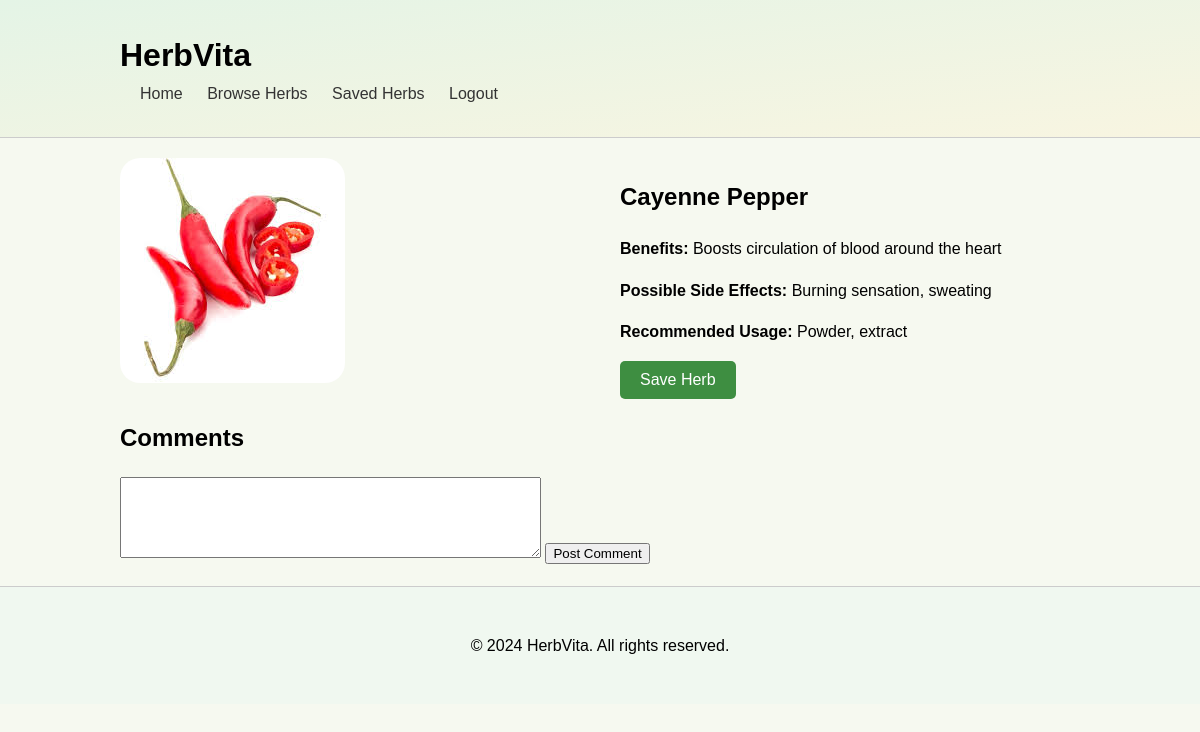
/herbDetails.php?id=41 (signed in), run on an earlier commit of the app's database.
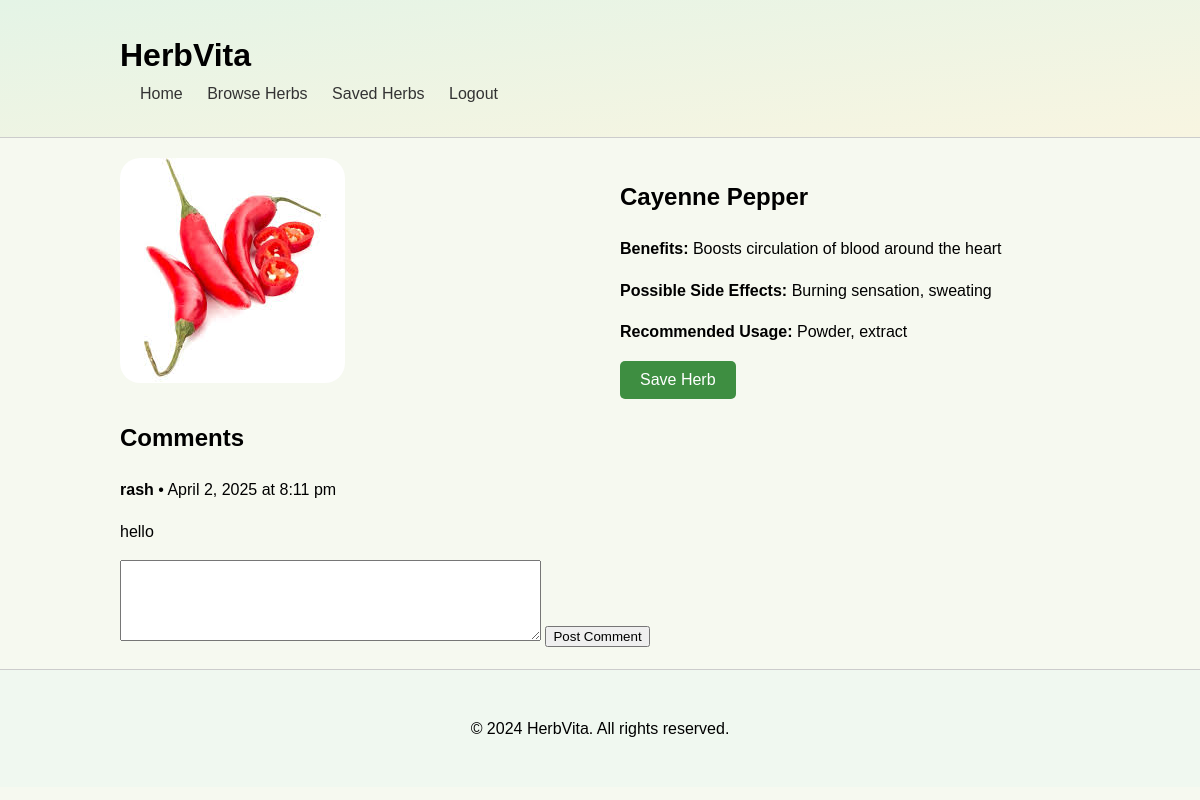
And on a later commit of the database.
### tables this page shows
CREATE TABLE `comments` (
  `commentID` int(11) NOT NULL,
  `herbID` int(11) NOT NULL,
  `userID` varchar(11) NOT NULL,
  `commentText` text NOT NULL,
  `timeAdded` timestamp NOT NULL DEFAULT current_timestamp() ON UPDATE current_timestamp()
);

CREATE TABLE `user` (
  `userID` varchar(11) NOT NULL,
  `Name` varchar(20) NOT NULL,
  `Email` varchar(50) NOT NULL,
  `passwordHash` varchar(255) NOT NULL,
  `healthInterest` int(11) NOT NULL,
  `CommentID` int(11) NOT NULL
);

### herbDetails.php (the view, shortened to what this page needs)
<?php
include 'db_connect.php';
if (isset($_GET['id']) && is_numeric($_GET['id'])) {
    $herbId = $_GET['id'];
    $sql = "SELECT herbID, herbName, sideEffect, recommendedUsage, Benefit, imagePath
            FROM herb
            WHERE herbID = ?";
    $stmt = $conn->prepare($sql);
    $stmt->bind_param("i", $herbId);
    $stmt->execute();
    $result = $stmt->get_result();
    if ($result->num_rows == 1) {
        $herb = $result->fetch_assoc();
    } else {
        header("Location: browseHerb.php");
        exit();
    }
} else {
    header("Location: browseHerb.php");
    exit();
}
?>
<!DOCTYPE html>
<html lang="en">
<head>
    <link rel="stylesheet" href="style.css">
</head>
<body>
    <header>
        <div class="container">
            <h1>HerbVita</h1>
            <nav>
                <ul>
                    <li><a href="index.php">Home</a></li>
                    <li><a href="browseHerb.php">Browse Herbs</a></li>
                    <?php if(isset($_SESSION['loggedin']) && $_SESSION['loggedin'] === true): ?>
                        <li><a href="profile.php">Saved Herbs</a></li>
                        <li><a href="logout.php">Logout</a></li>
                    <?php else: ?>
                        <li><a href="login.php">Login/Register</a></li>
                    <?php endif; ?>
                </ul>
            </nav>
        </div>
    </header>
    <main class="container">
        <section class="herb-details">
            <?php if ($herb): ?>
                <div class="herbPageContainer">
                    <div class="herb-image">
                        <img src="<?php echo htmlspecialchars($herb['imagePath']); ?>" alt="<?php echo htmlspecialchars($herb['herbName']); ?>">
                    </div>
                    <div class="herb-info">
                        <h2><?php echo htmlspecialchars($herb['herbName']); ?></h2>
                        <p><strong>Benefits:</strong> <?php echo nl2br(htmlspecialchars($herb['Benefit'])); ?></p>
                        <p><strong>Possible Side Effects:</strong> <?php echo nl2br(htmlspecialchars($herb['sideEffect'])); ?></p>
                        <p><strong>Recommended Usage:</strong> <?php echo nl2br(htmlspecialchars($herb['recommendedUsage'])); ?></p>
                         <?php if (isset($_SESSION['loggedin']) && $_SESSION['loggedin'] === true): ?>
                            <form method="post">
                                <button type="submit" name="save_herb" class="saveherb">Save Herb</button>
                            </form>
                        <?php else: ?>
                            <p>You must be logged in to save herbs to your list. <a href="login.php">Login</a> or <a href="signup.php">Sign up</a>.</p>
                        <?php endif; ?>
                    </div>
                </div>
            <?php else: ?>
                <p>Herb not found.</p>
            <?php endif; ?>
        </section>
    <section class="herb-details-comments">
        <h2>Comments</h2>
        <?php
        $sql_comments = "SELECT c.`commentText`, u.`Name`, c.`timeAdded`
                        FROM `comments` c
                        JOIN `user` u ON c.`userID` = u.`userID`
                        WHERE c.`herbID` = ?";
        $stmt_comments = $conn->prepare($sql_comments);
        $stmt_comments->bind_param("i", $herbId);
        $stmt_comments->execute();
        $result_comments = $stmt_comments->get_result();
        if ($result_comments->num_rows > 0) {
            echo "<div class='comments-list'>";
            while ($row = $result_comments->fetch_assoc()) {
                echo "<div class='comment-box'>";
                echo "<p><strong>" . htmlspecialchars($row['Name']) . "</strong> • " .
                     date('F j, Y \a\t g:i a', strtotime($row['timeAdded'])) . "</p>";
                echo "<p>" . htmlspecialchars($row['commentText']) . "</p>";
                echo "</div>";
            }
            echo "</div>";
        }
        ?>
    </section>
    <?php if (isset($_SESSION['loggedin']) && $_SESSION['loggedin'] === true): ?>
        <form action="submitComment.php" method="POST">
            <textarea name="comment" rows="5" cols="50" required></textarea>
            <button type="submit">Post Comment</button>
        </form>
    <?php else: ?>
        <p>You must be logged in to comment. <a href="login.php">Login</a> or <a href="signup.php">Sign up</a>.</p>
    <?php endif; ?>
    </main>
    <footer>
        <div class="container">
            <p>&copy; 2024 HerbVita. All rights reserved.</p>
        </div>
    </footer>
</body>
</html>

What changed in the data, as far as the page shows it:
added comments: userID.Name "rash", timeAdded "April 2, 2025 at 8:11 pm", commentText "hello"
